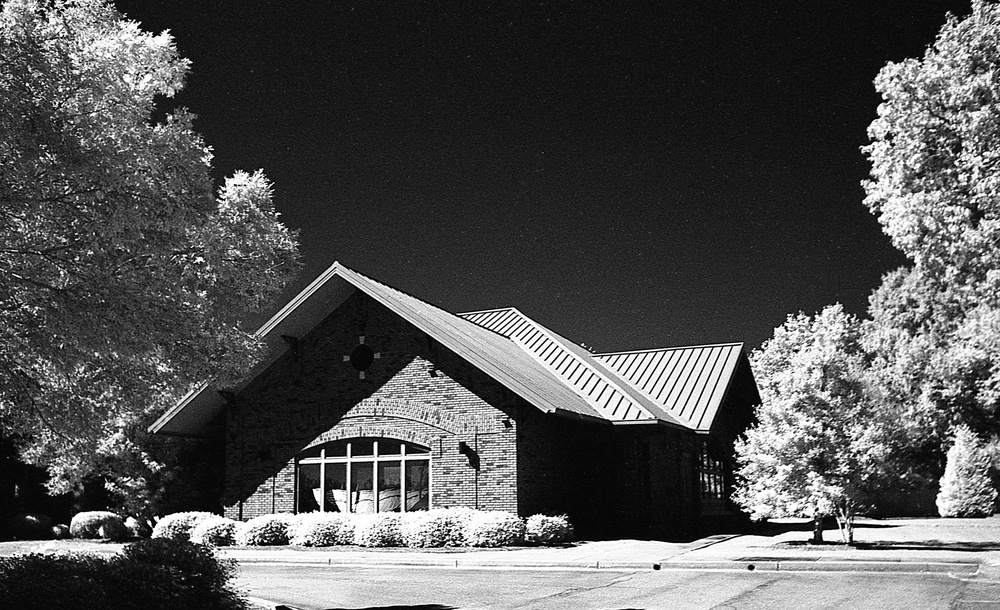
#> input picture altoContraste2.jpg, 1000 x 610 px, shrunk from 2000 x 1220 before the run
$ python main.py
#> lines starting #> are read from the running program, lines starting #| are printed output that depends on the picture
import numpy as np
import cv2
from scipy.ndimage import convolve, minimum_filter, maximum_filter, median_filter
from matplotlib import pyplot as plt


# Filtros básicos
def average_filter(image, kernel_size):
    """Aplica un filtro de promedio."""
    kernel = np.ones((kernel_size, kernel_size), dtype=np.float32) / (kernel_size ** 2)
    return convolve(image, kernel)


def median_filter_custom(image, kernel_size):
    """Aplica un filtro de mediana."""
    return median_filter(image, size=kernel_size)


def maximum_filter_custom(image, kernel_size):
    """Aplica un filtro de máximo."""
    return maximum_filter(image, size=kernel_size)


def minimum_filter_custom(image, kernel_size):
    """Aplica un filtro de mínimo."""
    return minimum_filter(image, size=kernel_size)


# Filtro de gradiente
def gradient_filter(image, kernel_size=3):
    """Aplica un filtro de gradiente morfológico."""
    kernel = cv2.getStructuringElement(cv2.MORPH_RECT, (kernel_size, kernel_size))
    return cv2.morphologyEx(image, cv2.MORPH_GRADIENT, kernel)


# Filtro Laplaciano
def laplacian_filter(image, variant="direct"):
    """Aplica un filtro Laplaciano a una imagen."""
    image = image.astype(float)
    output = np.zeros_like(image)
    rows, cols = image.shape

    if variant == "direct":
        for f in range(1, rows - 1):
            for c in range(1, cols - 1):
                output[f, c] = (
                    image[f - 1, c] + image[f, c - 1] - 4 * image[f, c]
                    + image[f, c + 1] + image[f + 1, c]
                )
    elif variant == "diagonal":
        for f in range(1, rows - 1):
            for c in range(1, cols - 1):
                output[f, c] = (
                    image[f - 1, c - 1] + image[f - 1, c] + image[f - 1, c + 1]
                    + image[f, c - 1] - 8 * image[f, c]
                    + image[f, c + 1] + image[f + 1, c - 1]
                    + image[f + 1, c] + image[f + 1, c + 1]
                )
    else:
        raise ValueError("Invalid variant. Choose 'direct' or 'diagonal'.")

    return np.clip(output, 0, 255).astype(np.uint8)


# Función principal
if __name__ == "__main__":
    while True:
        # Selección de imagen
        print("\nSelecciona la imagen que deseas usar:")
        print("1. Alto contraste")
        print("2. Bajo contraste")
        print("3. Alta iluminación")
        print("4. Baja iluminación")
        print("0. Salir")

        try:
            image_option = int(input("Ingresa el número de la imagen: "))
#> the answer given: 1
        except ValueError:
            print("Entrada inválida. Inténtalo de nuevo.")
            continue

        if image_option == 0:
            print("Saliendo del programa...")
            break

        image_files = {
            1: "altoContraste2.jpg",
            2: "conba.jpg",
            3: "altaIluminacion2.jpg",
            4: "bajaIlum2.jpg"
        }

        if image_option not in image_files:
            print("Opción de imagen no válida. Inténtalo de nuevo.")
            continue

        image_path = image_files[image_option]
        image = cv2.imread(image_path, cv2.IMREAD_GRAYSCALE)
#> image is the input picture: shape (610, 1000); min 0, max 255, mean 83.1

        if image is None:
            print(f"No se pudo cargar la imagen '{image_path}'. Verifica el archivo.")
            continue

        # Menú de filtros
        while True:
            print("\nSelecciona el filtro que deseas aplicar:")
            print("1. Promedio")
            print("2. Mediana")
            print("3. Máximo")
            print("4. Mínimo")
            print("5. Laplaciano")
            print("6. Gradiente")
            print("0. Volver al menú de imágenes")

            try:
                option = int(input("Ingresa una opción: "))
#> the answer given: 1
            except ValueError:
                print("Por favor, ingresa un número válido.")
                continue

            if option == 0:
                break

            if option in [1, 2, 3, 4]:
                try:
                    kernel_size = int(input("Ingresa el tamaño de la máscara (un solo dígito ejemplo: '3') : "))
#> the answer given: 100
                except ValueError:
                    print("Por favor, ingresa un número válido para la máscara.")
                    continue
                if kernel_size < 3:
                    print("El tamaño de la máscara debe ser al menos 3.")
                    continue

            if option == 1:  # Promedio
                result = average_filter(image, kernel_size)
#> in average_filter, `return convolve(image, kernel)`:
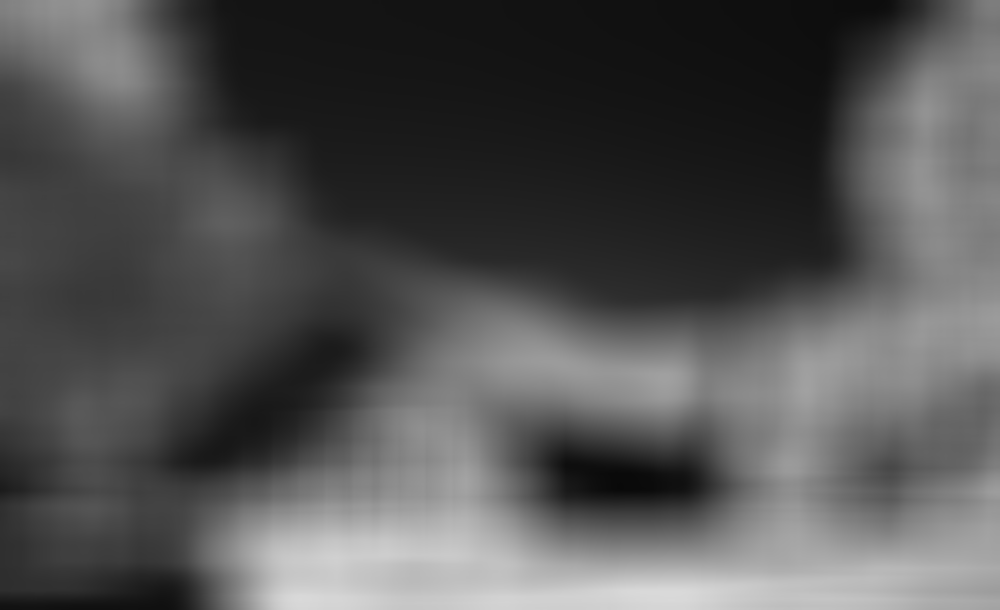
#> returned value: shape (610, 1000); min 9, max 217, mean 82.7
                title = f"Filtro de Promedio {kernel_size}x{kernel_size}"
            elif option == 2:  # Mediana
                result = median_filter_custom(image, kernel_size)
                title = f"Filtro de Mediana {kernel_size}x{kernel_size}"
            elif option == 3:  # Máximo
                result = maximum_filter_custom(image, kernel_size)
                title = f"Filtro de Máximo {kernel_size}x{kernel_size}"
            elif option == 4:  # Mínimo
                result = minimum_filter_custom(image, kernel_size)
                title = f"Filtro de Mínimo {kernel_size}x{kernel_size}"
            elif option == 5:  # Laplaciano
                while True:
                    print("\nSelecciona la variante del filtro Laplaciano:")
                    print("1. Vecindad 4")
                    print("2. Vecindad 8")
                    print("0. Volver al menú de filtros")

                    try:
                        laplacian_option = int(input("Ingresa una opción: "))
                    except ValueError:
                        print("Por favor, ingresa un número válido.")
                        continue

                    if laplacian_option == 0:
                        break
                    elif laplacian_option == 1:
                        result = laplacian_filter(image, variant="direct")
                        title = "Filtro Laplaciano (4 vecinos)"
                        break
                    elif laplacian_option == 2:
                        result = laplacian_filter(image, variant="diagonal")
                        title = "Filtro Laplaciano (8 vecinos)"
                        break
                    else:
                        print("Opción no válida. Inténtalo de nuevo.")

            elif option == 6:  # Gradiente
                result = gradient_filter(image)
                title = "Filtro de Gradiente"
            else:
                print("Opción no válida. Inténtalo de nuevo.")
                continue

            # Crear imagen combinada
            combined = np.clip(image.astype(float) + result.astype(float), 0, 255).astype(np.uint8)
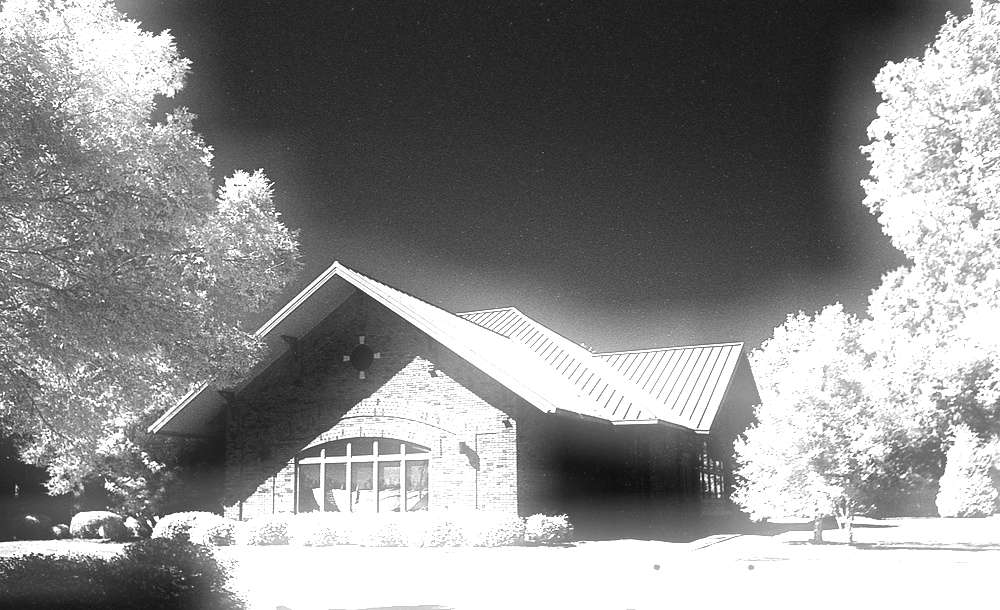
#> combined: shape (610, 1000); min 13, max 255, mean 140.5

            # Mostrar resultados
            plt.figure(figsize=(15, 5))
            plt.subplot(1, 3, 1)
            plt.imshow(image, cmap='gray')
            plt.title("Imagen Original")
            plt.axis('off')

            plt.subplot(1, 3, 2)
            plt.imshow(result, cmap='gray')
            plt.title(title)
            plt.axis('off')

            plt.subplot(1, 3, 3)
            plt.imshow(combined, cmap='gray')
            plt.title("Combinación Original + Filtro")
            plt.axis('off')

            plt.tight_layout()
            plt.show()
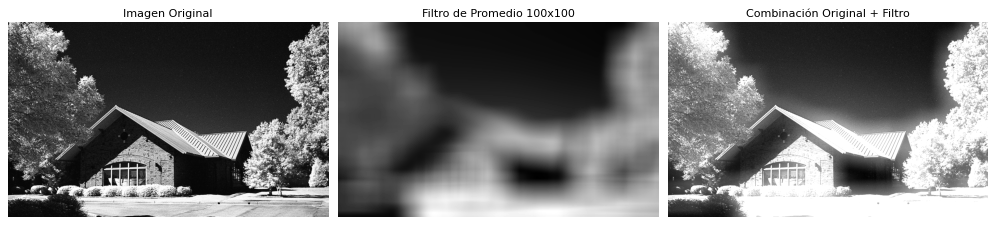
#> figure drawn by matplotlib, 3 panels
#> the answer given: 1
#> the answer given: 100
#> (the run stopped early here; a loop or call above may not have finished)
